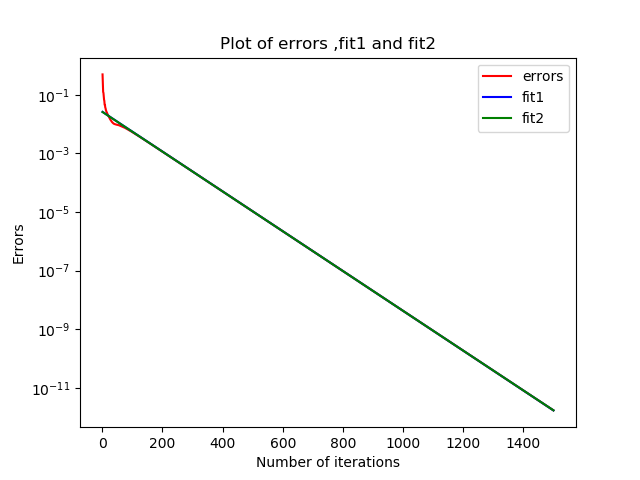

Write Python code to recreate this figure.
import numpy
import matplotlib.pyplot as plt
import math
import scipy.special as spe
from pylab import *
import mpl_toolkits.mplot3d.axes3d as axes

Nx = 25
Ny = 25 
radius = 0.35
Niter = 1500

phi = []
phi = numpy.zeros((Ny,Nx))

a = numpy.linspace(-0.5, 0.5, Nx)
b = numpy.linspace(-0.5, 0.5, Ny)

X,Y = meshgrid(a,b)
#print X, Y

ii = numpy.where(X*X + Y*Y <= 0.35*0.35)							#numpy.where stores indices of the matrix
phi[ii] = 1.0


errors = numpy.zeros(1500)

for k in range(Niter):										# we want the error between previous value and the next one
	oldphi = phi.copy()
	phi[1:-1,1:-1] = (0.25)*(phi[1:-1,0:-2] + phi[1:-1,2:] + phi[0:-2,1:-1] + phi[2:,1:-1])
	phi[1:-1,0] = phi[1:-1,1]
	phi[1:-1,24] = phi[1:-1,23]
	phi[0,1:-1] = phi[1,1:-1]
	phi[ii] = 1.0
	errors[k] = numpy.max(abs(phi-oldphi))

p = [math.log(x) for x in errors]
C = numpy.zeros((Niter, 2))

for i in range(Niter):
	C[i,0] = 1
	C[i,1] = i

M = lstsq(C, p, rcond = -1)[0]
e = M[0]
f = M[1]
A = numpy.exp(e)
B = f

print A, B

error_new1 = numpy.matmul(C, M)
s = numpy.exp(error_new1)

q = p[500:1500]
D = numpy.zeros((1000, 2))

for i in range(1, 1000):
	D[i,0] = 1
	D[i,1] = i + 500

N = lstsq(D, q, rcond = -1)[0]
g = N[0]
h = N[1]
A_new = numpy.exp(g)
B_new = h
error_new2 = numpy.matmul(D, N)
t = numpy.exp(error_new2)

r = linspace(1,1500,1500)
n = linspace(500,1500,1000)

plt.figure(7)
plt.semilogy(r, errors, 'r', label = 'errors')
plt.semilogy(r, s, 'b', label = 'fit1')
plt.semilogy(n, t, 'g', label = 'fit2')
plt.title('Plot of errors ,fit1 and fit2')
plt.xlabel('Number of iterations')
plt.ylabel('Errors')
plt.legend()
plt.show()

N
Error = abs((-A/B)*(numpy.exp(B*( + 0.5))))
print Error
